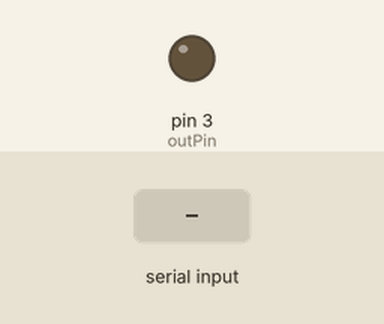
Recording of a sketch running on a simulated Arduino Uno, built with avr-gcc and run on an emulated ATmega328P. Parts: output pins drawn as LEDs (lit = HIGH). Inputs (shaded band) come from the test bench. What the sketch prints to the serial monitor is not drawn.

Above: at 1.2 s.
1.3 s: "1" received over Serial
At 2.1 s:
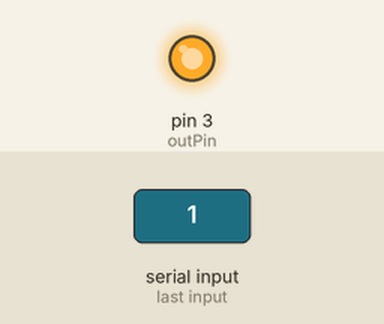
2.8 s: "0" received over Serial
At 3.3 s:
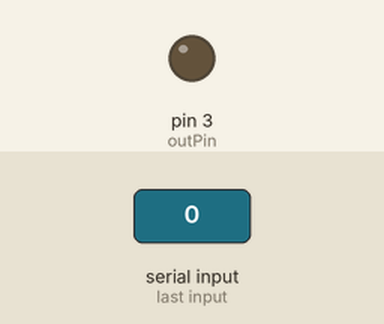
Timing chart, 0 to 5.8 s (numbered marks = the images above; inputs shaded):
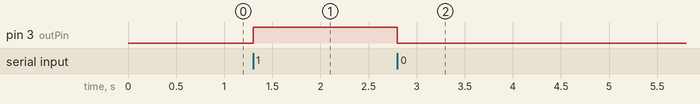

The sketch:

digital_outputs.ino
```cpp
const int outPin = 3;

void setup() {
  pinMode(outPin, OUTPUT); // Mode can be INPUT, INPUT_PULLUP, or OUTPUT
  Serial.begin(9600);
  Serial.println("Enter 0 or 1");
}

void loop() {
  if (Serial.available() > 0) // Something placed into buffer by UART?
  {
    char ch = Serial.read();
    if (ch == '1')
    {
      digitalWrite(outPin, HIGH);
    } else if (ch == '0')
    {
      digitalWrite(outPin, LOW);
    }
  }

}
```

Measured:
- after the input at 1.3 s, pin 3 (outPin): LOW → HIGH at once
- after the input at 2.8 s, pin 3 (outPin): HIGH → LOW at once
